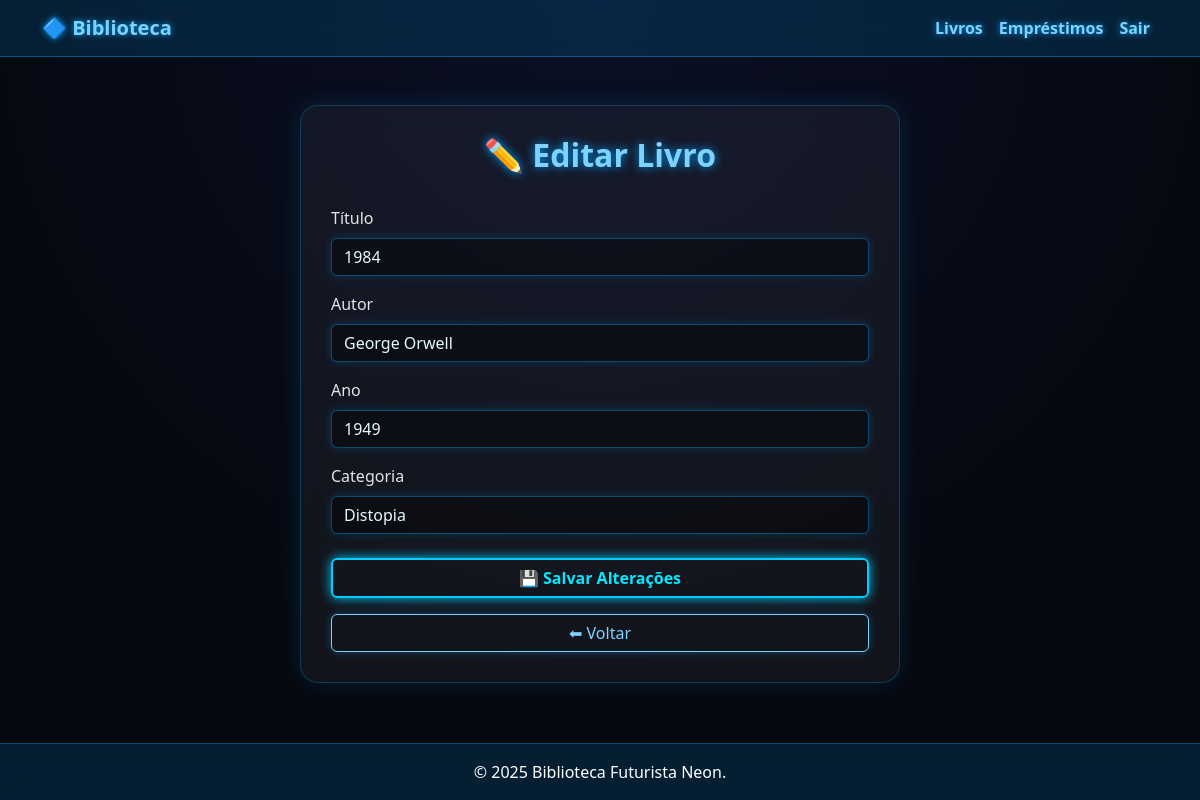
The page /pages/livros_editar.php?id=3 (signed in) on the database its author committed.
### tables this page shows
CREATE TABLE `livros` (
  `id` int(11) NOT NULL,
  `titulo` varchar(150) NOT NULL,
  `autor` varchar(120) NOT NULL,
  `ano` year(4) NOT NULL,
  `categoria` varchar(100) NOT NULL
);

### pages/livros_editar.php (the view, shortened to what this page needs)
<?php
require "../conexao.php";
$id = intval($_GET['id']);
$sql = "SELECT * FROM livros WHERE id = ?";
$stmt = $con->prepare($sql);
$stmt->bind_param("i", $id);
$stmt->execute();
$result = $stmt->get_result();
$livro = $result->fetch_assoc();
?>
<!DOCTYPE html>
<html lang="pt-br">
<head>
    <link href="https://cdn.jsdelivr.net/npm/bootstrap@5.3.3/dist/css/bootstrap.min.css" rel="stylesheet">
</head>
<body class="d-flex flex-column min-vh-100">
    <nav class="navbar navbar-expand-lg">
      <div class="container">
        <a class="navbar-brand" href="painel.php">🔷 Biblioteca</a>
        <div class="collapse navbar-collapse" id="navbarNav">
          <ul class="navbar-nav ms-auto">
            <li class="nav-item"><a class="nav-link" href="livros.php">Livros</a></li>
            <li class="nav-item"><a class="nav-link" href="emprestimos.php">Empréstimos</a></li>
            <li class="nav-item"><a class="nav-link" href="../logout.php">Sair</a></li>
          </ul>
        </div>
      </div>
    </nav>
    <div class="container d-flex justify-content-center align-items-start my-5 flex-grow-1">
        <div class="card-neon">
            <h2 class="text-center mb-4">✏️ Editar Livro</h2>
            <form method="POST">
                <label class="form-label mt-2">Título</label>
                <input type="text" name="titulo" class="form-control" value="<?= $livro['titulo'] ?>" required>
                <label class="form-label mt-3">Autor</label>
                <input type="text" name="autor" class="form-control" value="<?= $livro['autor'] ?>" required>
                <label class="form-label mt-3">Ano</label>
                <input type="text" name="ano" maxlength="4" pattern="\d{4}" class="form-control" value="<?= $livro['ano'] ?>" required>
                <label class="form-label mt-3">Categoria</label>
                <input type="text" name="categoria" class="form-control" value="<?= $livro['categoria'] ?>" required>
                <button type="submit" class="btn btn-neon w-100 mt-4">💾 Salvar Alterações</button>
            </form>
            <a href="livros.php" class="btn btn-voltar w-100 mt-3">⬅ Voltar</a>
        </div>
    </div>
    <footer class="text-white text-center py-3 mt-auto">
        &copy; 2025 Biblioteca Futurista Neon.
    </footer>
</body>
</html>

### pages/livros_editar.php (style rules this page uses)
body { background: radial-gradient(circle at top, #0a0f24, #06080f 70%); color: #e4e4e4; font-family: "Segoe UI", sans-serif; }
.navbar { background: rgba(0, 170, 255, 0.15); backdrop-filter: blur(10px); border-bottom: 1px solid rgba(0, 170, 255, 0.4); }
.navbar-brand, .nav-link { color: #7dd3fc !important; font-weight: 600; text-shadow: 0 0 6px #009dff; }
.card-neon { background: rgba(255,255,255,0.05); padding: 30px; border-radius: 18px; border: 1px solid rgba(0, 170, 255, 0.25); box-shadow: 0 0 25px rgba(0, 170, 255, 0.15); backdrop-filter: blur(12px); max-width: 600px; width: 100%; }
h2 { color: #7dd3fc; text-shadow: 0 0 10px #009dff; font-weight: 700; }
.form-control { background: rgba(0,0,0,0.35); border: 1px solid rgba(0,170,255,0.4); color: #e4faff; box-shadow: 0 0 10px rgba(0,170,255,0.2); }
.btn-neon { background: transparent; border: 2px solid #00d0ff; color: #00eaff; font-weight: 600; box-shadow: 0 0 12px #00c8ff; transition: 0.3s; }
.btn-voltar { border: 1px solid #7dd3fc; color: #7dd3fc; box-shadow: 0 0 10px rgba(0,170,255,0.3); }
footer { background: rgba(0, 170, 255, 0.15); border-top: 1px solid rgba(0, 170, 255, 0.3); backdrop-filter: blur(10px); }

### rows shown on the page
livros: titulo "1984", autor "George Orwell", ano "1949", categoria "Distopia"
